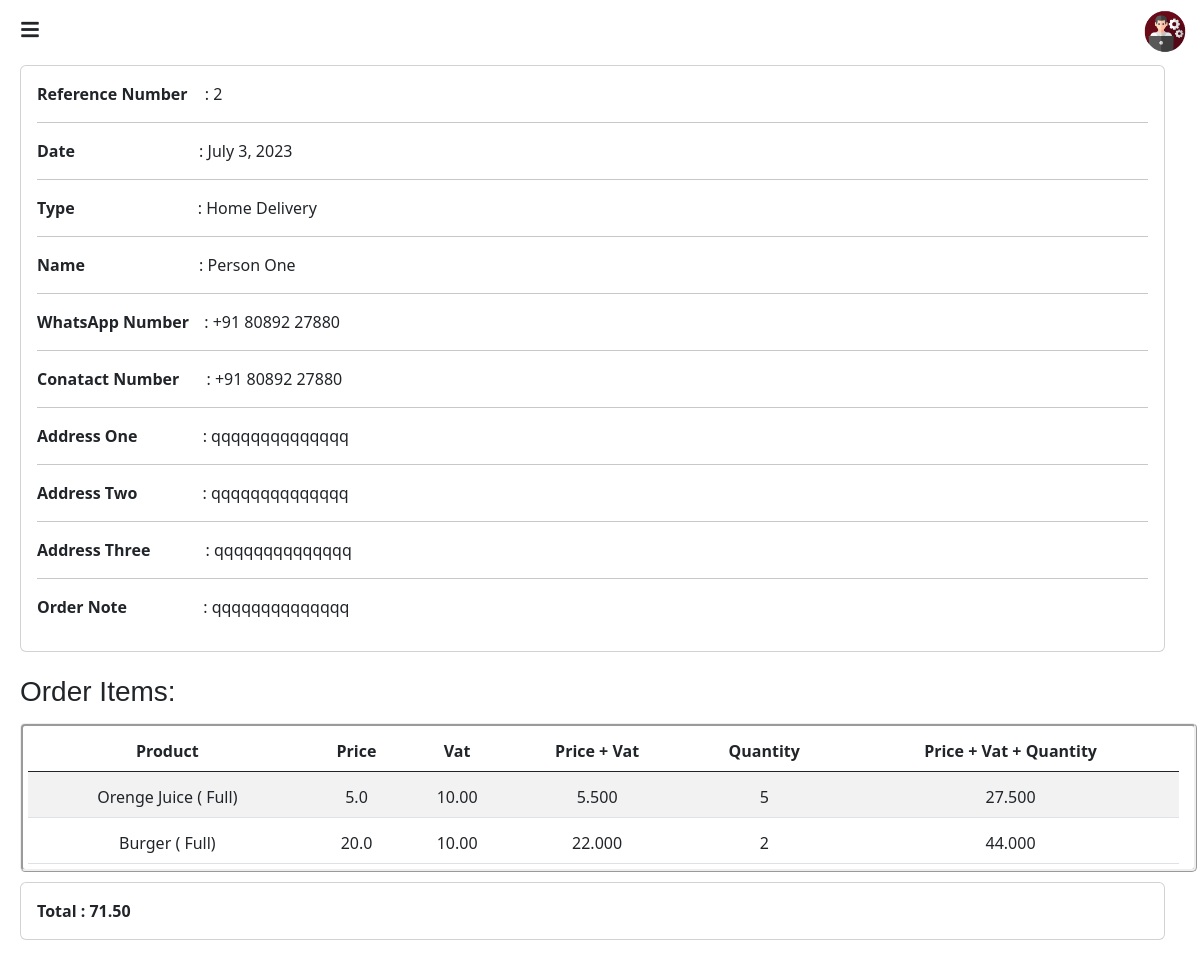
The page /type/6/ on the database its author committed.
### adminapp/models.py (models this page shows, shortened)
class Order(models.Model):
    TYPE = (
        ('Home Delivery', 'Home Delivery'),
        ('Take Away', 'Take Away'),
    )
    PAYMENT_MODE = (
        ('Cash on Delivery', 'Cash on Delivery'),
        ('Card on Delivery', 'Card on Delivery'),
    )
    STATUS = (
        ('Pending', 'Pending'),
        ('Order Confirmed', 'Order Confirmed'),
        ('Order Don', 'Order Don'),
        ('Cancel', 'Cancel'),
    )
    cart = models.ManyToManyField(Cart)
    reference_number = models.CharField(max_length=100, unique=True)
    order_type = models.CharField(max_length=100, choices=TYPE)
    name = models.CharField(max_length=200)
    whatsapp_number = models.CharField(max_length=20)
    contact_number = models.CharField(max_length=20)
    address_one = models.CharField(max_length=500)
    address_two = models.CharField(max_length=500)
    address_three = models.CharField(max_length=500)
    order_note = models.CharField(max_length=500)
    payment_mode = models.CharField(max_length=100, choices=PAYMENT_MODE)
    date = models.DateField()
    time = models.TimeField()
    status = models.CharField(max_length=100, choices=STATUS, default='Pending', null=True, blank=True)
    def get_cart_total(self):
        total = Decimal(0)
        for cart_item in self.cart.all():
            total += cart_item.total
        return total

class Cart(models.Model):
    user = models.ForeignKey(User, on_delete=models.CASCADE)
    product_price = models.ForeignKey(ProductPrice, on_delete=models.CASCADE)
    quantity = models.PositiveIntegerField(default=1)
    product_price_dummy = models.CharField(max_length=100, null=True, blank=True)
    tax_dummy = models.CharField(max_length=100, null=True, blank=True)
    total = models.DecimalField(max_digits=10, decimal_places=2, null=True, blank=True)
    def get_total_price_with_tax_dummy(self):
        price = self.product_price_dummy
        tax_amount = Decimal(price) * Decimal(self.tax_dummy) / 100
        total_price_with_tax = (Decimal(price) + tax_amount)
        return total_price_with_tax
    def get_total_tax_with_price_and_quantity_dummy(self):
        price = self.product_price_dummy
        tax_amount = Decimal(price) * Decimal(self.tax_dummy) / 100
        total_tax_with_price_and_quantity = (tax_amount + Decimal(price)) * Decimal(self.quantity)
        return total_tax_with_price_and_quantity

class ProductPrice(models.Model):
    product = models.ForeignKey(Product, on_delete=models.CASCADE)
    name = models.CharField(max_length=50)
    actual_price = models.FloatField()
    discount_price = models.FloatField(null=True, blank=True)
    tax = models.DecimalField(max_digits=5, decimal_places=2)

class Product(models.Model):
    name = models.CharField(max_length=100)
    category = models.ManyToManyField(Category)
    image = models.ImageField(upload_to='product_image', null=True)
    description = models.CharField(max_length=100, null=True)
    availability = models.BooleanField(default=False)

### adminapp/views.py (the view)
# urls.py: path('type/<int:order_id>/', views.type_details, name='type_details'),
def type_details(request, order_id):
    order = get_object_or_404(Order, id=order_id)
    context = {'order': order}
    return render(request, 'type_details.html', context)

### adminapp/templates/type_details.html (shortened to what this page needs)
<!DOCTYPE html>
{% load static %}
<html lang="en">
<head>
    <link href="https://cdn.jsdelivr.net/npm/bootstrap@5.3.0-alpha3/dist/css/bootstrap.min.css" rel="stylesheet">
    <link rel="stylesheet" href="https://cdn.jsdelivr.net/npm/bootstrap-icons@1.10.5/font/bootstrap-icons.css">
    <link href='https://unpkg.com/boxicons@2.1.4/css/boxicons.min.css' rel='stylesheet'>
	<link rel="stylesheet" href="https://cdnjs.cloudflare.com/ajax/libs/font-awesome/5.15.4/css/all.min.css">
	<link rel="stylesheet" href="{% static 'css/type-details.css' %}">
	<link rel="stylesheet" href="{% static 'css/animated.css' %}">
</head>
<body>
    <header>
		<div class="row">
			<div class="col">
				<div class="menu-icon" id="menuIcon">
					<i class="fas fa-bars"></i>
				</div>
			</div>
			<div class="col">
				<div style="display: flex; justify-content: center; padding-top: 15px;">
				</div>
			</div>
			<div class="col">
				<div class="admin-profile">
					<img src="{% static 'images/admin.png' %}" alt="Image" width="50px" style="padding-top: 8px; margin-right: 10px;">
				</div>
			</div>
		</div>
    </header>
	{% if order.order_type == 'Home Delivery' %}
		<div class="card zoomIn">
			<div class="card-body">
				<p> <span class="font-bold" style="padding-right: 13px;">Reference Number </span>  <span>:</span>  {{ order.reference_number }} </p>
				<hr>
				<p><span class="font-bold" style="padding-right: 120px;" >Date </span > <span>:</span> {{ order.date }}</p>
				<hr>
				<p> <span class="font-bold" style="padding-right: 119px;">Type </span > <span>:</span> Home Delivery</p>
				<hr>
				<p> <span class="font-bold" style="padding-right: 110px;">Name </span>  <span>:</span>  {{ order.name }}</p>
				<hr>
				<p> <span class="font-bold" style="padding-right: 11px;">WhatsApp  Number </span>  <span>:</span> {{ order.whatsapp_number }}</p>
				<hr>
				<p> <span class="font-bold" style="padding-right: 23px;">Conatact Number  </span>  <span>:</span> {{ order.contact_number }}</p>
				<hr>
				<p> <span class="font-bold" style="padding-right: 61px;">Address One </span>  <span>:</span> {{ order.address_one }}</p>
				<hr>
				<p> <span class="font-bold" style="padding-right: 61px;">Address Two </span > <span>:</span> {{ order.address_two }}</p>
				<hr>
				<p> <span class="font-bold" style="padding-right: 51px;">Address Three </span>  <span>:</span> {{ order.address_three }}</p>
				<hr>
				<p> <span class="font-bold" style="padding-right: 72px;">Order Note </span>  <span>:</span> {{ order.order_note }}</p>
			</div>
		</div>
        <h3 class="order-items fade-up">Order Items:</h3>
        <div class="table-responsive fade-up">
            <table class="table table-striped">
                <thead style="border: thin;">
                    <tr class="text-center">
                        <th scope="col" class="text-nowrap">Product</th>
                        <th scope="col" class="text-nowrap">Price</th>
                        <th scope="col" class="text-nowrap">Vat</th>
                        <th scope="col" class="text-nowrap">Price + Vat</th>
                        <th scope="col" class="text-nowrap">Quantity</th>
                        <th scope="col" class="text-nowrap">Price + Vat + Quantity</th>
                    </tr>
                </thead>
                <tbody>
                    {% for cart in order.cart.all %}
                        <tr class="text-center">
                            <td class="text-nowrap" style="padding-top: 13px; ">
                                {{ cart.product_price.product.name }} ( {{ cart.product_price.name}})
                            </td>
                            <td class="text-nowrap" style="padding-top: 13px; ">{{ cart.product_price_dummy }}</td>
                            <td class="text-nowrap" style="padding-top: 13px; ">{{ cart.tax_dummy }}</td>
                            <td class="text-nowrap" style="padding-top: 13px; ">{{ cart.get_total_price_with_tax_dummy }}</td>
                            <td class="text-nowrap" style="padding-top: 13px; ">{{ cart.quantity }}</td>
                            <td class="text-nowrap" style="padding-top: 13px; ">{{ cart.get_total_tax_with_price_and_quantity_dummy }}</td>
                        </tr>
                    {% endfor%}
                </tbody>
            </table>
        </div>
		<div class="card fade-up">
			<div class="card-body">
				<span class="font-bold">Total : {{ order.get_cart_total }} </span>
			</div>
		</div>
       <br><br>
    {% endif %}
</body>
</html>

### static/css/type-details.css (style rules this page uses)
body { margin: 0; padding: 0; }
.menu-icon { display: flex; justify-content: center; align-items: center; width: 40px; height: 30px; cursor: pointer; position: fixed; top: 15px; left: 10px; z-index: 100; }
.menu-icon i { font-size: 20px; }
.admin-profile { display: flex; justify-content: end; }
.table-responsive { margin-left: 280px; margin-right: 35px; margin-top: 15px; border: ridge; border-radius: 5px }
.table { margin: 5px; }
.card { margin-left: 282px; margin-top: 10px; margin-right: 35px; }
.order-items { margin-left: 283px; margin-top: 23px; font-family: 'Gill Sans', 'Gill Sans MT', Calibri, 'Trebuchet MS', sans-serif; }
@media (max-width: 1300px) { .table-responsive { margin-left: 20px; margin-right: 3px; padding-right: 20px; } }
@media (max-width: 1300px) { .card { margin-left: 20px; } }
@media (max-width: 1300px) { .order-items { margin-left: 20px; } }
.font-bold { font-weight: bold; }

### rows shown on the page
Order: reference_number "2", date "July 3, 2023", name "Person One", whatsapp_number "+91 80892 27880", contact_number "+91 80892 27880", address_one "qqqqqqqqqqqqqq", address_two "qqqqqqqqqqqqqq", address_three "qqqqqqqqqqqqqq", order_note "qqqqqqqqqqqqqq", get_cart_total "71.50"
Cart: product_price.product.name "Orenge Juice", product_price.name "Full", product_price_dummy "5.0", tax_dummy "10.00", get_total_price_with_tax_dummy "5.500", quantity "5", get_total_tax_with_price_and_quantity_dummy "27.500"
Cart: product_price.product.name "Burger", product_price.name "Full", product_price_dummy "20.0", tax_dummy "10.00", get_total_price_with_tax_dummy "22.000", quantity "2", get_total_tax_with_price_and_quantity_dummy "44.000"
